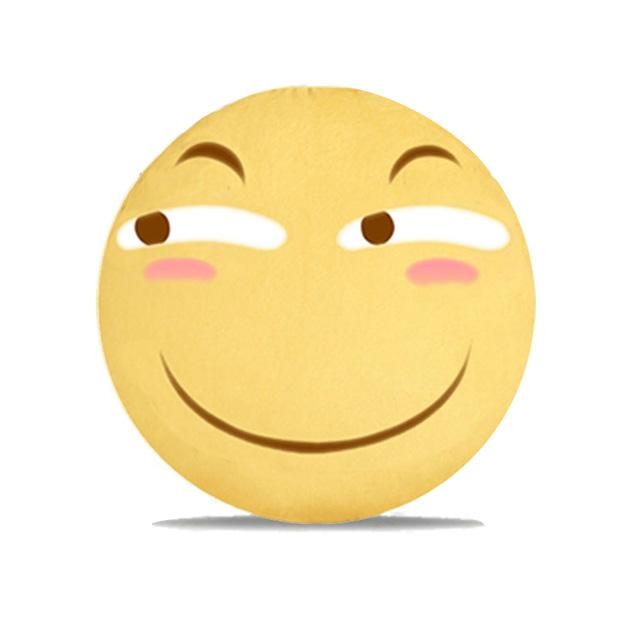
#> input picture TeachCode代码教学区/CH2_Draw图像绘制/20180126huaji.jpg, 643 x 643 px
$ python CH2.4_ResizeImage.py
#> lines starting #> are read from the running program, lines starting #| are printed output that depends on the picture
# -*- coding: utf-8 -*-
import cv2
import numpy as np

def imgResize(img, ratio = 1):
    height, width = img.shape[:2]
    res = cv2.resize(img,(int(ratio*width), int(ratio*height)), interpolation = cv2.INTER_CUBIC)
    return res


huaji = cv2.imread("20180126huaji.jpg")
#> huaji is the input picture: shape (643, 643, 3); mean B, G, R 206.9, 238.1, 250.2
cv2.imwrite("smallhuaji.png",imgResize(huaji, 0.2))
#> in imgResize, `res = cv2.resize(img,(int(ratio*width), int(ratio*height)), interpolat..`:
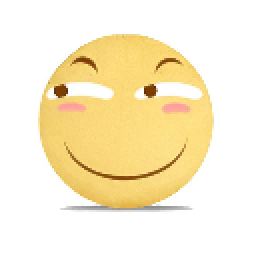
#> res: shape (128, 128, 3) (shown 2 times larger); mean B, G, R 206.9, 238.1, 250.2
